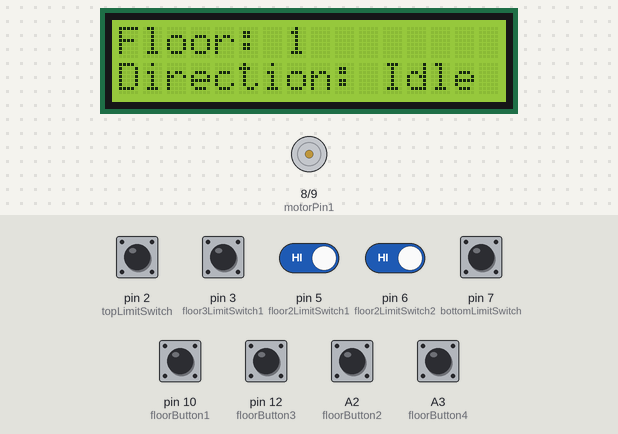
This sketch was run on a simulated Arduino Uno, built with avr-gcc and run on an emulated ATmega328P. Shown: 16×2 character LCD, motor-driver pin pairs drawn as motors (green arrow = first pin HIGH = forward, orange = second pin HIGH = backward, longer = more drive). The inputs (shaded band) are chosen by the test bench; at power-on: A2 (floorButton2), A3 (floorButton4), pin 2 (topLimitSwitch), pin 3 (floor3LimitSwitch1), pin 5 (floor2LimitSwitch1), pin 6 (floor2LimitSwitch2), pin 7 (bottomLimitSwitch), pin 10 (floorButton1), pin 12 (floorButton3) HIGH. What the sketch prints to the serial monitor is not drawn.

Above: at 1.2 s.
1.3 s: pin 2 (topLimitSwitch) pulled LOW for 1 s
At 3.3 s:
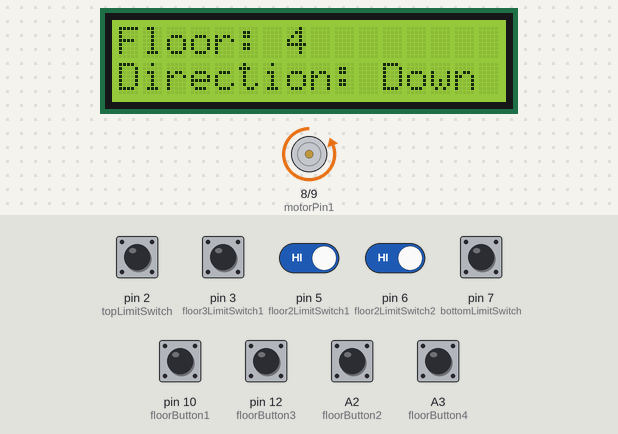
3.8 s: pin 7 (bottomLimitSwitch) pulled LOW for 0.65 s
At 5.5 s:
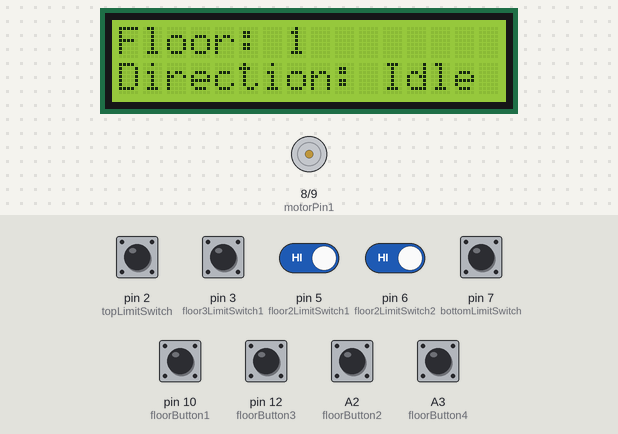
5.9 s: pin 12 (floorButton3) pulled LOW for 1 s
At 7.6 s:
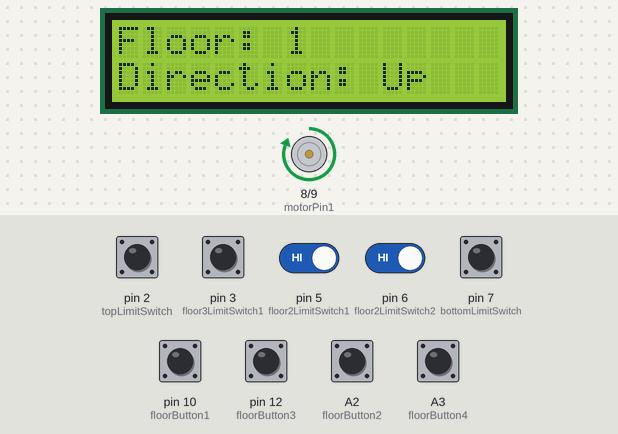
8.4 s: pin 2 (topLimitSwitch) pulled LOW for 0.65 s
At 9.7 s:
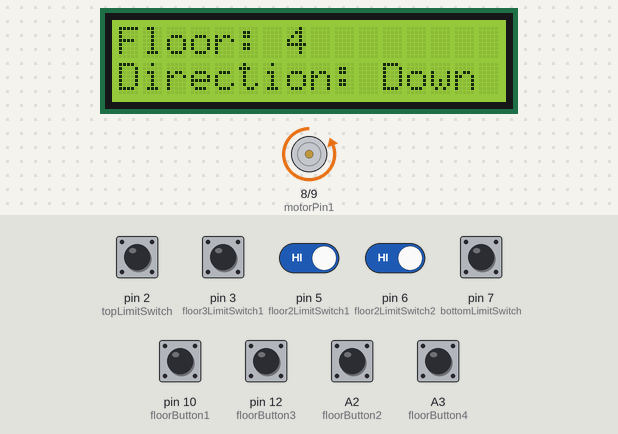
10.5 s: pin 5 (floor2LimitSwitch1) driven LOW and pin 6 (floor2LimitSwitch2) driven LOW
At 11.8 s:
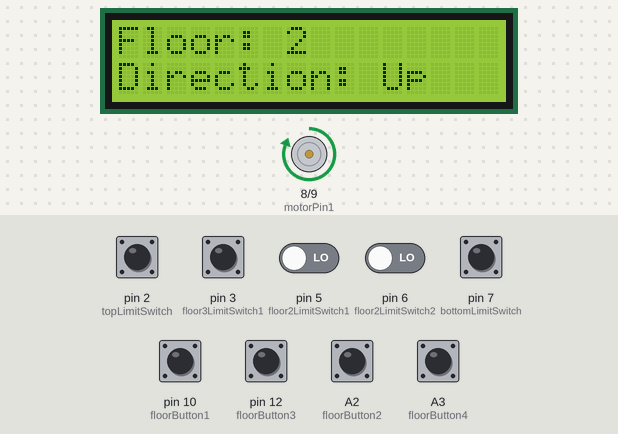
12.4 s: pin 2 (topLimitSwitch) driven LOW and pin 7 (bottomLimitSwitch) driven LOW
At 13.9 s:
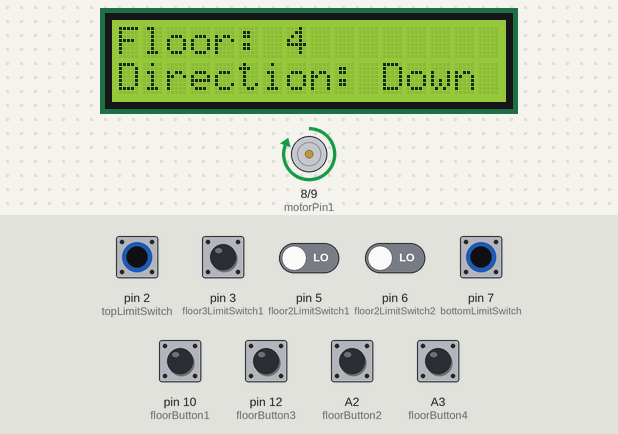
Timing chart, 0 to 15.4 s (numbered marks = the images above; inputs shaded):
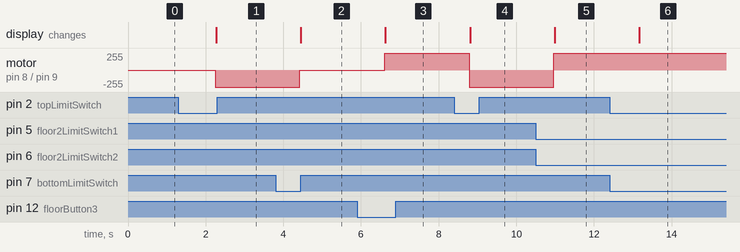

The sketch:

Dumbwaiter_v7.ino
```cpp
#include <Wire.h>
#include <hd44780.h>  // Include HD44780 library for LCD
#include <hd44780ioClass/hd44780_I2Cexp.h> // Include I2C expander for LCD

// Define the pins for the limit switches
const int topLimitSwitch = 2;
const int floor3LimitSwitch1 = 3;
const int floor3LimitSwitch2 = 4;
const int floor2LimitSwitch1 = 5;
const int floor2LimitSwitch2 = 6;
const int bottomLimitSwitch = 7;

// Define the pins for the momentary buttons
const int floorButton1 = 10;
const int floorButton2 = A2;
const int floorButton3 = 12;
const int floorButton4 = A3;

// Motor control pins (L298 motor driver)
const int motorPin1 = 8;
const int motorPin2 = 9;

// LCD Setup
hd44780_I2Cexp lcd;  // Initialize the LCD using the HD44780 I2C library

// Variables for floor tracking and direction
int currentFloor = 1;  // Start with an arbitrary valid floor, will be updated by limit switches
String direction = "Idle";
int desiredFloor = 1;  // Initially, the desired floor will match the current floor

unsigned long lastUpdateTime = 0;  // For non-blocking LCD updates
const unsigned long updateInterval = 1000; // Update interval (1 second)

// Setup function
void setup() {
  // Initialize serial communication
  Serial.begin(9600);

  // Initialize the limit switches and buttons as inputs with pull-up resistors
  pinMode(topLimitSwitch, INPUT_PULLUP);
  pinMode(floor3LimitSwitch1, INPUT_PULLUP);
  pinMode(floor3LimitSwitch2, INPUT_PULLUP);
  pinMode(floor2LimitSwitch1, INPUT_PULLUP);
  pinMode(floor2LimitSwitch2, INPUT_PULLUP);
  pinMode(bottomLimitSwitch, INPUT_PULLUP);

  pinMode(floorButton1, INPUT_PULLUP);
  pinMode(floorButton2, INPUT_PULLUP);
  pinMode(floorButton3, INPUT_PULLUP);
  pinMode(floorButton4, INPUT_PULLUP);

  // Motor control pins as outputs
  pinMode(motorPin1, OUTPUT);
  pinMode(motorPin2, OUTPUT);
  digitalWrite(motorPin1, LOW);
  digitalWrite(motorPin2, LOW);

  // Initialize the LCD
  lcd.begin(16, 2);
  lcd.setBacklight(1);

  // Initialize currentFloor based on limit switches
  currentFloor = getCurrentFloor();
  desiredFloor = currentFloor;  // Set the desired floor to current floor initially

  updateLCD();
}

// Main loop
void loop() {
  // Update the current floor from the limit switches
  currentFloor = getCurrentFloor();

  // Read the state of the floor selection buttons and set the desired floor
  if (!motorIsRunning()) {
    desiredFloor = readMomentarySwitches();
  }

  // Ensure desiredFloor is within valid range (1 to 4)
  if (desiredFloor < 1 || desiredFloor > 4) {
    desiredFloor = currentFloor;  // If invalid, reset desiredFloor to currentFloor
  }

  // Control motor based on current and desired floor
  if (currentFloor == desiredFloor) {
    stopMotor();
    direction = "Idle";
  } else if (currentFloor > desiredFloor) {
    moveDumbwaiterDown();
    direction = "Down";
  } else if (currentFloor < desiredFloor) {
    moveDumbwaiterUp();
    direction = "Up";
  }

  // Update the LCD at regular intervals
  if (millis() - lastUpdateTime >= updateInterval) {
    updateLCD();
    lastUpdateTime = millis();
  }
  //REMOVE THIS DELAY ===============================================================================
  delay(1000);
  Serial.print("top switch is on: ");
  Serial.println(digitalRead(topLimitSwitch) == LOW);
  Serial.print("second floor switch1 is on: ");
  Serial.println(digitalRead(floor2LimitSwitch1) == LOW);
  Serial.print("second floor switch2 is on: ");
  Serial.println(digitalRead(floor2LimitSwitch2) == LOW);
  Serial.print("current floor is: ");
  Serial.println(currentFloor);
  Serial.print("desired floor is: ");
  Serial.println(desiredFloor);
  Serial.println();
}

// Function to stop the motor
void stopMotor() {
  digitalWrite(motorPin1, LOW);
  digitalWrite(motorPin2, LOW);
}

// Function to move the dumbwaiter up
void moveDumbwaiterUp() {
  // Prevent motor from moving if already at top floor
  if (currentFloor < 4 && digitalRead(topLimitSwitch) == HIGH) {
    digitalWrite(motorPin1, HIGH);
    digitalWrite(motorPin2, LOW);
  }
}

// Function to move the dumbwaiter down
void moveDumbwaiterDown() {
  // Prevent motor from moving if already at bottom floor
  if (currentFloor > 1 && digitalRead(bottomLimitSwitch) == HIGH) {
    digitalWrite(motorPin1, LOW);
    digitalWrite(motorPin2, HIGH);
  }
}

// Check if the motor is currently running
bool motorIsRunning() {
  return (digitalRead(motorPin1) == HIGH || digitalRead(motorPin2) == HIGH);
}

// Function to read the current floor based on limit switches
int getCurrentFloor() {
  if (digitalRead(topLimitSwitch) == LOW) return 4;
  if (digitalRead(floor3LimitSwitch1) == LOW && digitalRead(floor3LimitSwitch2) == LOW) return 3;
  if (digitalRead(floor2LimitSwitch1) == LOW && digitalRead(floor2LimitSwitch2) == LOW) return 2;
  if (digitalRead(bottomLimitSwitch) == LOW) return 1;
  return currentFloor;  // Return current floor if no limit switches are triggered
}

// Function to read momentary buttons for floor selection
int readMomentarySwitches() {
  if (digitalRead(floorButton1) == LOW) return 1;
  if (digitalRead(floorButton2) == LOW) return 2;
  if (digitalRead(floorButton3) == LOW) return 3;
  if (digitalRead(floorButton4) == LOW) return 4;
  return desiredFloor;  // Return the last desired floor if no button is pressed
}

// Update the LCD with the current floor and direction
void updateLCD() {
  lcd.clear();  // Clear the display
  lcd.setCursor(0, 0);
  lcd.print("Floor: ");
  lcd.print(currentFloor);
  lcd.setCursor(0, 1);
  lcd.print("Direction: ");
  lcd.print(direction);
}
```

Measured:
- after the input at 1.3 s, motor on pin 8 (motorPin1) / pin 9 (motorPin2): stopped → backward 255/255 after 0.95 s; the display: changes after 0.97 s (image 1)
- after the input at 3.8 s, motor on pin 8 (motorPin1) / pin 9 (motorPin2): backward 255/255 → stopped after 0.63 s; the display: changes after 0.65 s (image 2)
- after the input at 5.9 s, motor on pin 8 (motorPin1) / pin 9 (motorPin2): stopped → forward 255/255 after 0.71 s; the display: changes after 0.73 s (image 3)
- after the input at 8.4 s, motor on pin 8 (motorPin1) / pin 9 (motorPin2): forward 255/255 → backward 255/255 after 0.38 s; the display: changes after 0.41 s (image 4)
- after the input at 10.5 s, motor on pin 8 (motorPin1) / pin 9 (motorPin2): backward 255/255 → forward 255/255 after 0.46 s; the display: changes after 0.49 s (image 5)
- after the input at 12.4 s, the display: changes after 0.77 s (image 6)
